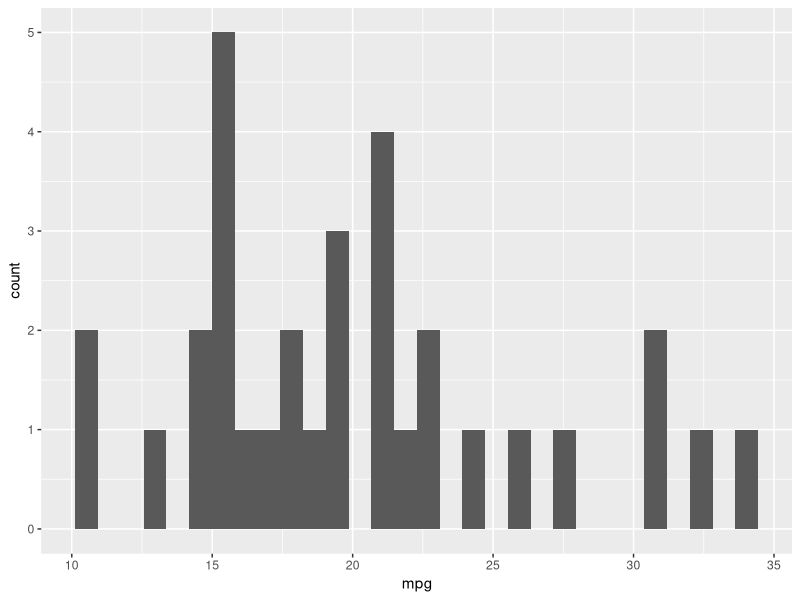
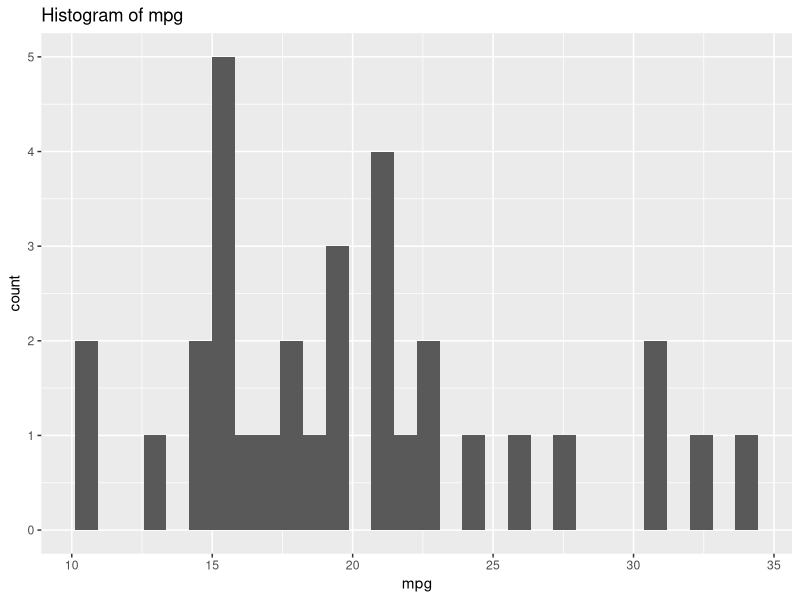
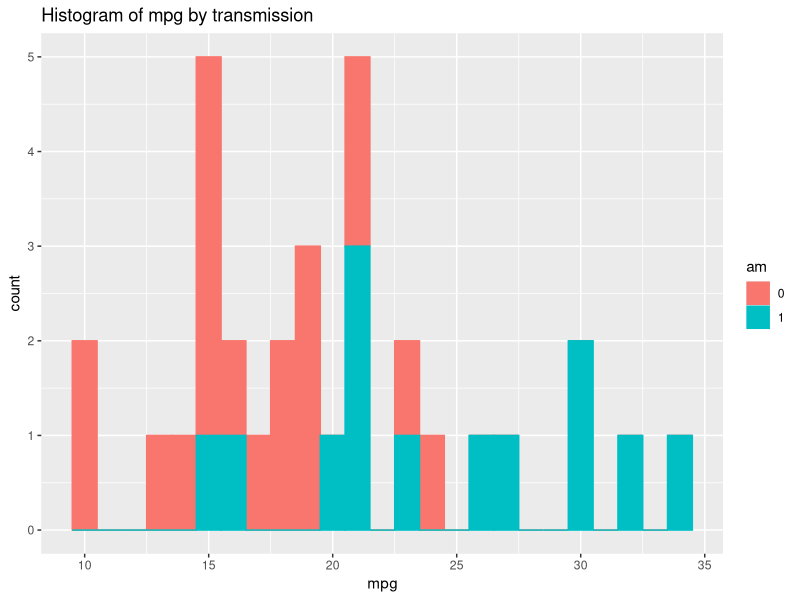
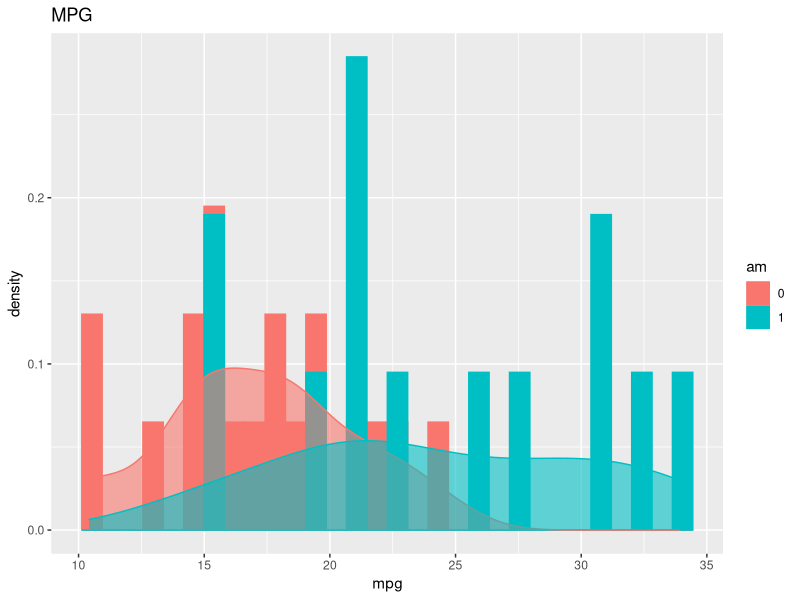
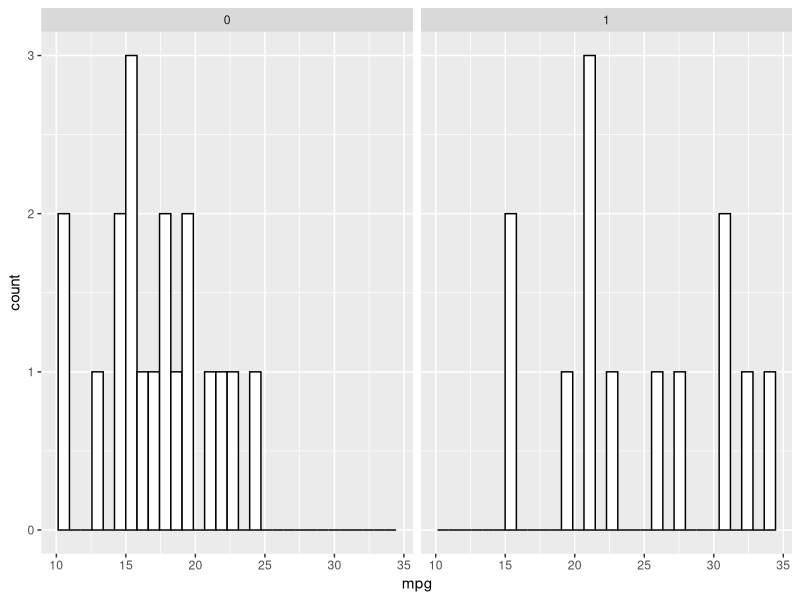

These figures' R source, in order:
## ---- chunk 1
library(tidyverse)
data("mtcars")
## ---- chunk 2

summary(mtcars$mpg)

## ---- chunk 3
ggplot(mtcars, aes(x= mpg)) + geom_histogram()
## ---- chunk 4
ggplot(mtcars, aes(x= mpg)) + geom_histogram() + labs(title="Histogram of mpg")
## ---- chunk 5
mtcars$am <- as.factor(mtcars$am) #This makes sure am is a factor

ggplot(mtcars, aes(x= mpg, color = am , fill = am )) + geom_histogram(binwidth = 1) + labs(title="Histogram of mpg by transmission")

## ---- chunk 6
ggplot(mtcars, aes(x= mpg , color = am , fill = am )) + geom_histogram(aes(y=..density..), position="identity") + labs(title="MPG") +
geom_density(alpha=0.6)
## ---- chunk 7
ggplot(mtcars, aes(x= mpg))+
  geom_histogram(color="black", fill="white")+
  facet_grid(~am)
